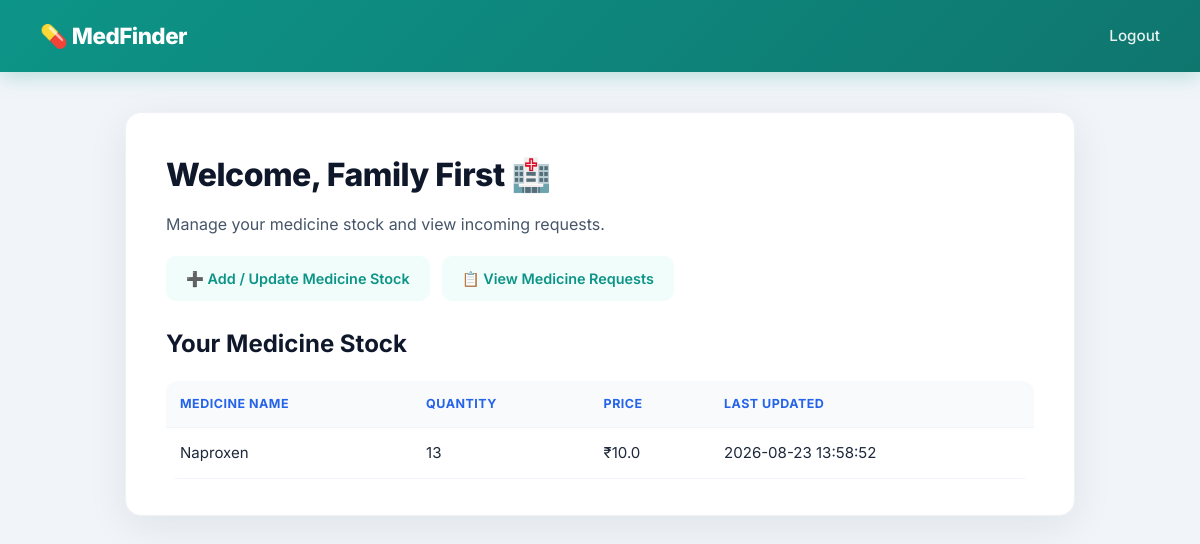
/pharmacy/dashboard (signed in), run on an earlier commit of the app's database.
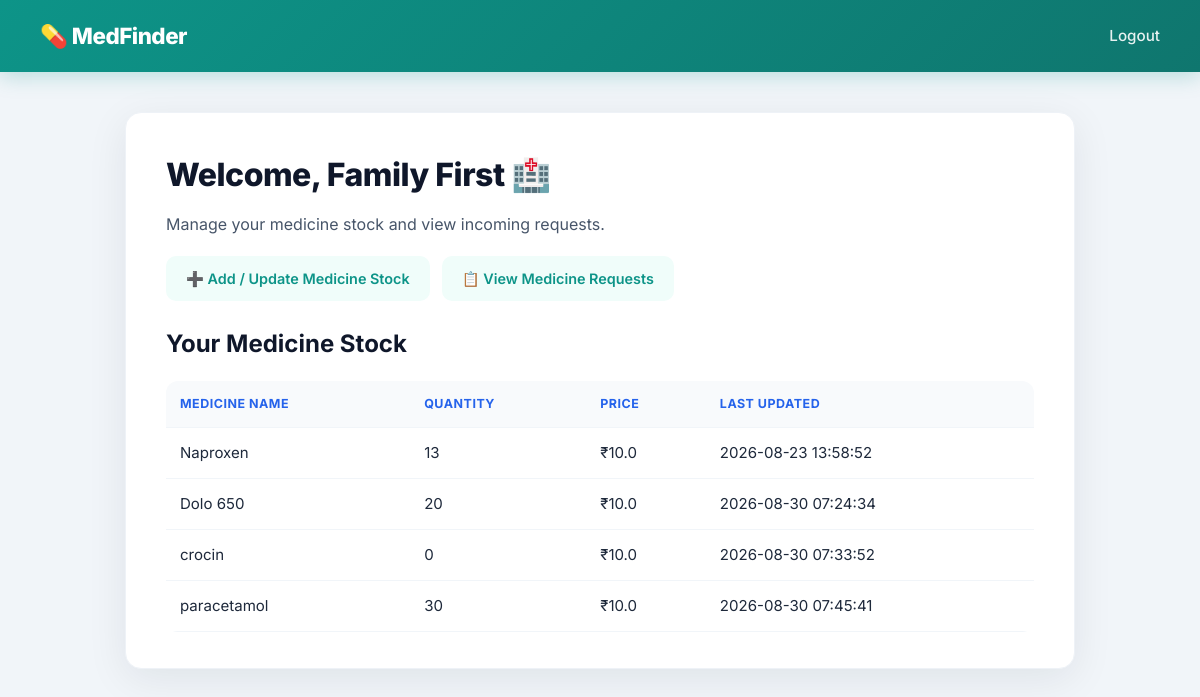
And on a later commit of the database.
### tables this page shows
CREATE TABLE inventory (
            id INTEGER PRIMARY KEY AUTOINCREMENT,
            pharmacy_id INTEGER NOT NULL,
            medicine_id INTEGER NOT NULL,
            quantity INTEGER NOT NULL DEFAULT 0,
            price REAL,
            updated_at TIMESTAMP DEFAULT CURRENT_TIMESTAMP,
            FOREIGN KEY (pharmacy_id) REFERENCES pharmacies (id),
            FOREIGN KEY (medicine_id) REFERENCES medicines (id)
        );

CREATE TABLE medicines (
            id INTEGER PRIMARY KEY AUTOINCREMENT,
            name TEXT NOT NULL,
            generic_name TEXT,
            category TEXT,
            created_at TIMESTAMP DEFAULT CURRENT_TIMESTAMP
        );

### app.py (the view)
@app.route('/pharmacy/dashboard')
def pharmacy_dashboard():
    if 'pharmacy_id' not in session:
        return redirect(url_for('pharmacy_login'))
    conn = get_db_connection()
    inventory = conn.execute('''
        SELECT medicines.name, inventory.quantity, inventory.price, inventory.updated_at
        FROM inventory
        JOIN medicines ON inventory.medicine_id = medicines.id
        WHERE inventory.pharmacy_id = ?
    ''', (session['pharmacy_id'],)).fetchall()
    conn.close()
    return render_template('pharmacy_dashboard.html',
                            pharmacy_name=session['pharmacy_name'],
                            inventory=inventory)

### database.py (called while the page is built)
def get_db_connection():
    conn = sqlite3.connect('medicine_system.db')
    conn.row_factory = sqlite3.Row
    return conn

### templates/pharmacy_dashboard.html (shortened to what this page needs)
<!DOCTYPE html>
<html lang="en">
<head>
    <link rel="stylesheet" href="{{ url_for('static', filename='style.css') }}">
</head>
<body>
    <div class="navbar pharmacy">
        <span class="brand">💊 MedFinder</span>
        <div><a href="/pharmacy/logout">Logout</a></div>
    </div>
    <div class="container">
        <h1>Welcome, {{ pharmacy_name }} 🏥</h1>
        <p>Manage your medicine stock and view incoming requests.</p>
        <div class="action-links">
            <a href="/pharmacy/add-medicine" class="link-teal">➕ Add / Update Medicine Stock</a>
            <a href="/pharmacy/requests" class="link-teal">📋 View Medicine Requests</a>
        </div>
        <h2>Your Medicine Stock</h2>
        <table>
            <tr>
                <th>Medicine Name</th>
                <th>Quantity</th>
                <th>Price</th>
                <th>Last Updated</th>
            </tr>
            {% for item in inventory %}
            <tr>
                <td>{{ item['name'] }}</td>
                <td>{{ item['quantity'] }}</td>
                <td>₹{{ item['price'] }}</td>
                <td>{{ item['updated_at'] }}</td>
            </tr>
            {% else %}
            <tr>
                <td colspan="4">No medicines added yet.</td>
            </tr>
            {% endfor %}
        </table>
    </div>
</body>
</html>

### static/style.css (style rules this page uses)
* { margin: 0; padding: 0; box-sizing: border-box; }
body { font-family: 'Inter', 'Segoe UI', Arial, sans-serif; background: #f1f5f9; color: #1e293b; line-height: 1.6; }
.navbar { background: linear-gradient(135deg, #2563eb, #1d4ed8); color: white; padding: 18px 40px; display: flex; justify-content: space-between; align-items: center; box-shadow: 0 4px 20px rgba(37, 99, 235, 0.25); position: sticky; top: 0; z-index: 100; }
.navbar.pharmacy { background: linear-gradient(135deg, #0d9488, #0f766e); box-shadow: 0 4px 20px rgba(13, 148, 136, 0.25); }
.navbar .brand { font-size: 1.4em; font-weight: 800; letter-spacing: -0.5px; }
.navbar a { color: rgba(255,255,255,0.9); text-decoration: none; margin-left: 22px; font-weight: 500; font-size: 0.95em; transition: color 0.2s ease; }
.container { max-width: 950px; margin: 40px auto; background: white; padding: 36px 40px; border-radius: 16px; box-shadow: 0 10px 40px rgba(15, 23, 42, 0.08); border: 1px solid #eef2f7; }
h1 { color: #0f172a; font-weight: 800; letter-spacing: -0.5px; margin-bottom: 12px; }
h2, h3 { color: #0f172a; font-weight: 700; margin: 24px 0 12px; }
p { margin-bottom: 10px; color: #475569; }
a { color: #2563eb; font-weight: 500; }
table { width: 100%; border-collapse: collapse; margin-top: 18px; border-radius: 12px; overflow: hidden; }
th, td { text-align: left; padding: 13px 14px; border-bottom: 1px solid #f1f5f9; font-size: 0.94em; }
th { background: #f8fafc; color: #2563eb; font-weight: 700; text-transform: uppercase; font-size: 0.78em; letter-spacing: 0.5px; }
tr { transition: background 0.15s ease; }
.action-links { display: flex; gap: 12px; margin: 18px 0; flex-wrap: wrap; }
.action-links a { padding: 11px 20px; border-radius: 10px; text-decoration: none; font-weight: 600; font-size: 0.9em; transition: transform 0.15s ease; }
.action-links a.link-teal { background: #f0fdfa; color: #0d9488; }

What changed in the data, as far as the page shows it:
added inventory: name "Dolo 650", quantity "20", price "10.0", updated_at "2026-08-30 07:24:34"
added inventory: name "crocin", quantity "0", price "10.0", updated_at "2026-08-30 07:33:52"
added inventory: name "paracetamol", quantity "30", price "10.0", updated_at "2026-08-30 07:45:41"
